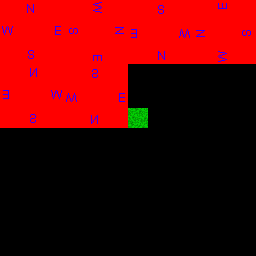

Below is a game level as drawn by its tile map, then a one-line description and the .tmx file that defines it, in full:
An orthogonal 4x4 tile map with 64x64 px tiles, 1 tile layer (Tile Layer 1), 2 tilesets.

<map version="1.10" tiledversion="1.10.1" orientation="orthogonal" renderorder="right-down" width="4" height="4" tilewidth="64" tileheight="64" infinite="0" nextlayerid="2" nextobjectid="1">
 <tileset firstgid="1" name="cardinal_tile" tilewidth="64" tileheight="64" tilecount="1" columns="0">
  <grid orientation="orthogonal" width="1" height="1" />
  <tile id="0">
   <image width="64" height="64" source="tilesets/cardinal_tile.png" />
  </tile>
 </tileset>
 <tileset firstgid="2" source="tilesets/vikings_of_midgard.tsx" />
 <layer id="1" name="Tile Layer 1" width="4" height="4">
  <data encoding="csv">
1,2684354561,3221225473,1610612737,
2147483649,1073741825,2,0,
0,0,0,0,
0,0,0,0
</data>
 </layer>
</map>
